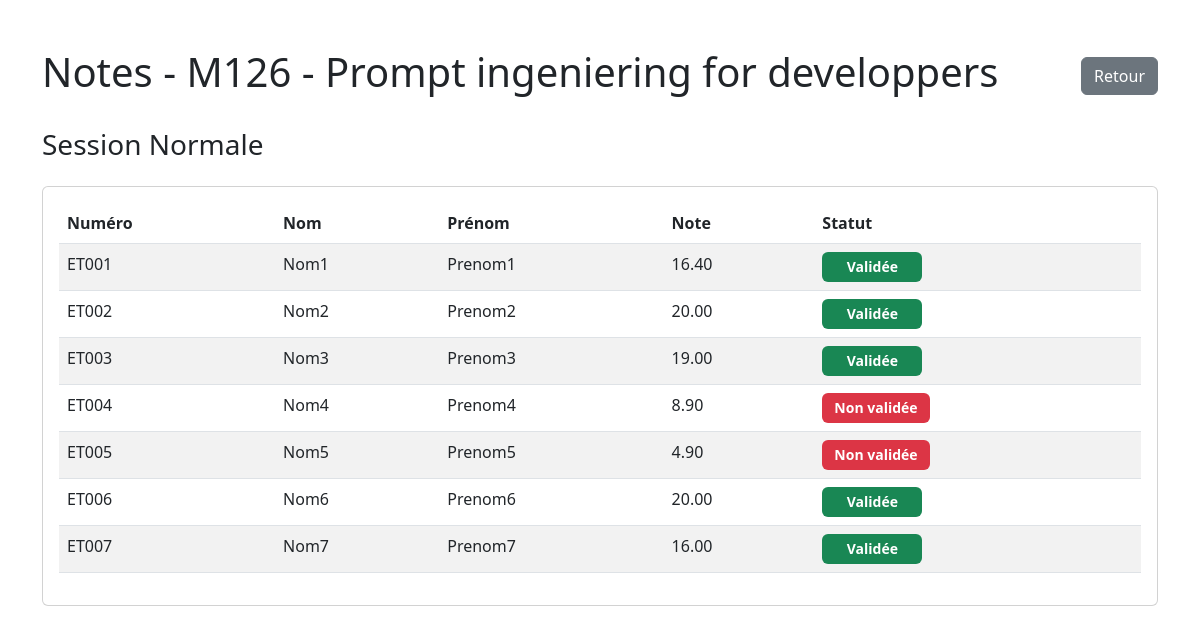
Page /web-project2/gestion-notes/voir_notes.php?fichier=58 on the committed database.
### tables this page shows
CREATE TABLE `fichiers_notes` (
  `id` int(11) NOT NULL,
  `id_unite_enseignement` int(11) NOT NULL,
  `id_enseignant` int(11) NOT NULL,
  `type_session` enum('normale','rattrapage') NOT NULL,
  `nom_fichier` varchar(255) NOT NULL,
  `chemin_fichier` varchar(255) NOT NULL,
  `date_upload` datetime DEFAULT current_timestamp(),
  `statut` enum('traite','non_traite') DEFAULT 'non_traite'
);

CREATE TABLE `unites_enseignement` (
  `id` int(11) NOT NULL,
  `code` varchar(20) NOT NULL,
  `intitule` varchar(100) NOT NULL,
  `description` text DEFAULT NULL,
  `specialite` varchar(50) NOT NULL,
  `id_filiere` int(11) DEFAULT NULL,
  `id_departement` int(11) NOT NULL,
  `semestre` int(11) NOT NULL,
  `volume_horaire_cm` float DEFAULT 0,
  `volume_horaire_td` float DEFAULT 0,
  `volume_horaire_tp` float DEFAULT 0,
  `credits` int(11) NOT NULL,
  `annee_universitaire` varchar(10) NOT NULL,
  `id_responsable` int(11) DEFAULT NULL,
  `statut` enum('disponible','affecte','vacant') DEFAULT 'disponible',
  `date_creation` datetime DEFAULT current_timestamp(),
  `date_modification` datetime DEFAULT current_timestamp() ON UPDATE current_timestamp()
);

CREATE TABLE `notes` (
  `id` int(11) NOT NULL,
  `id_unite_enseignement` int(11) NOT NULL,
  `id_etudiant` int(11) NOT NULL,
  `type_session` enum('normale','rattrapage') NOT NULL,
  `note` float NOT NULL,
  `date_soumission` datetime DEFAULT current_timestamp(),
  `id_enseignant` int(11) NOT NULL,
  `statut` enum('soumise','validee','rejetee') DEFAULT 'soumise',
  `commentaire` text DEFAULT NULL,
  `fichier_path` varchar(255) DEFAULT NULL
);

CREATE TABLE `etudiants` (
  `id` int(11) NOT NULL,
  `numero_etudiant` varchar(50) NOT NULL,
  `nom` varchar(100) NOT NULL,
  `prenom` varchar(100) NOT NULL,
  `email` varchar(255) NOT NULL,
  `id_filiere` int(11) DEFAULT NULL,
  `annee_universitaire` varchar(10) NOT NULL,
  `date_creation` timestamp NOT NULL DEFAULT current_timestamp()
);

### web-project2/gestion-notes/voir_notes.php (the view, shortened to what this page needs)
<?php
require_once 'includes/config.php';
$id_fichier = $_GET['fichier'];
$stmt = $conn->prepare("
    SELECT fn.*, ue.code as code_ue, ue.intitule as nom_ue
    FROM fichiers_notes fn
    JOIN unites_enseignement ue ON fn.id_unite_enseignement = ue.id
    WHERE fn.id = ?
");
$stmt->execute([$id_fichier]);
$fichier = $stmt->fetch(PDO::FETCH_ASSOC);
$stmt = $conn->prepare("
    SELECT n.*, e.numero_etudiant, e.nom, e.prenom
    FROM notes n
    JOIN etudiants e ON n.id_etudiant = e.id
    WHERE n.fichier_path = ?
    ORDER BY e.numero_etudiant
");
$stmt->execute([$fichier['chemin_fichier']]);
$notes = $stmt->fetchAll(PDO::FETCH_ASSOC);
function getStatut($note) {
    if ($note >= 10) {
        return ['validée', 'success'];
    } else {
        return ['non validée', 'danger'];
    }
}
?>
<!DOCTYPE html>
<html lang="fr">
<head>
    <link href="https://cdn.jsdelivr.net/npm/bootstrap@5.3.0/dist/css/bootstrap.min.css" rel="stylesheet">
</head>
<body>
    <div class="container mt-5">
        <div class="d-flex justify-content-between align-items-center mb-4">
            <h1>Notes - <?php echo htmlspecialchars($fichier['code_ue'] . ' - ' . $fichier['nom_ue']); ?></h1>
            <a href="index.php" class="btn btn-secondary">Retour</a>
        </div>
        <h3>Session <?php echo htmlspecialchars(ucfirst($fichier['type_session'])); ?></h3>
        <div class="card mt-4">
            <div class="card-body">
                <div class="table-responsive">
                    <table class="table table-striped">
                        <thead>
                            <tr>
                                <th>Numéro</th>
                                <th>Nom</th>
                                <th>Prénom</th>
                                <th>Note</th>
                                <th>Statut</th>
                            </tr>
                        </thead>
                        <tbody>
                            <?php foreach ($notes as $note):
                                $statut = getStatut($note['note']);
                            ?>
                            <tr>
                                <td><?php echo htmlspecialchars($note['numero_etudiant']); ?></td>
                                <td><?php echo htmlspecialchars($note['nom']); ?></td>
                                <td><?php echo htmlspecialchars($note['prenom']); ?></td>
                                <td><?php echo number_format($note['note'], 2); ?></td>
                                <td>
                                    <span class="badge bg-<?php echo $statut[1]; ?>">
                                        <?php echo ucfirst($statut[0]); ?>
                                    </span>
                                </td>
                            </tr>
                            <?php endforeach; ?>
                        </tbody>
                    </table>
                </div>
            </div>
        </div>
    </div>
</body>
</html>

### web-project2/gestion-notes/voir_notes.php (style rules this page uses)
.badge { min-width: 100px; padding: 8px 12px; font-size: 14px; }

### rows in the picture
fichiers_notes: id_unite_enseignement.intitule "M126 - Prompt ingeniering for developpers", type_session "Normale"
notes: id_etudiant.numero_etudiant "ET001", id_etudiant.nom "Nom1", id_etudiant.prenom "Prenom1", note "16.40", note "Validée"
notes: id_etudiant.numero_etudiant "ET002", id_etudiant.nom "Nom2", id_etudiant.prenom "Prenom2", note "20.00", note "Validée"
notes: id_etudiant.numero_etudiant "ET003", id_etudiant.nom "Nom3", id_etudiant.prenom "Prenom3", note "19.00", note "Validée"
notes: id_etudiant.numero_etudiant "ET004", id_etudiant.nom "Nom4", id_etudiant.prenom "Prenom4", note "8.90", note "Non validée"
notes: id_etudiant.numero_etudiant "ET005", id_etudiant.nom "Nom5", id_etudiant.prenom "Prenom5", note "4.90", note "Non validée"
notes: id_etudiant.numero_etudiant "ET006", id_etudiant.nom "Nom6", id_etudiant.prenom "Prenom6", note "20.00", note "Validée"
notes: id_etudiant.numero_etudiant "ET007", id_etudiant.nom "Nom7", id_etudiant.prenom "Prenom7", note "16.00", note "Validée"
